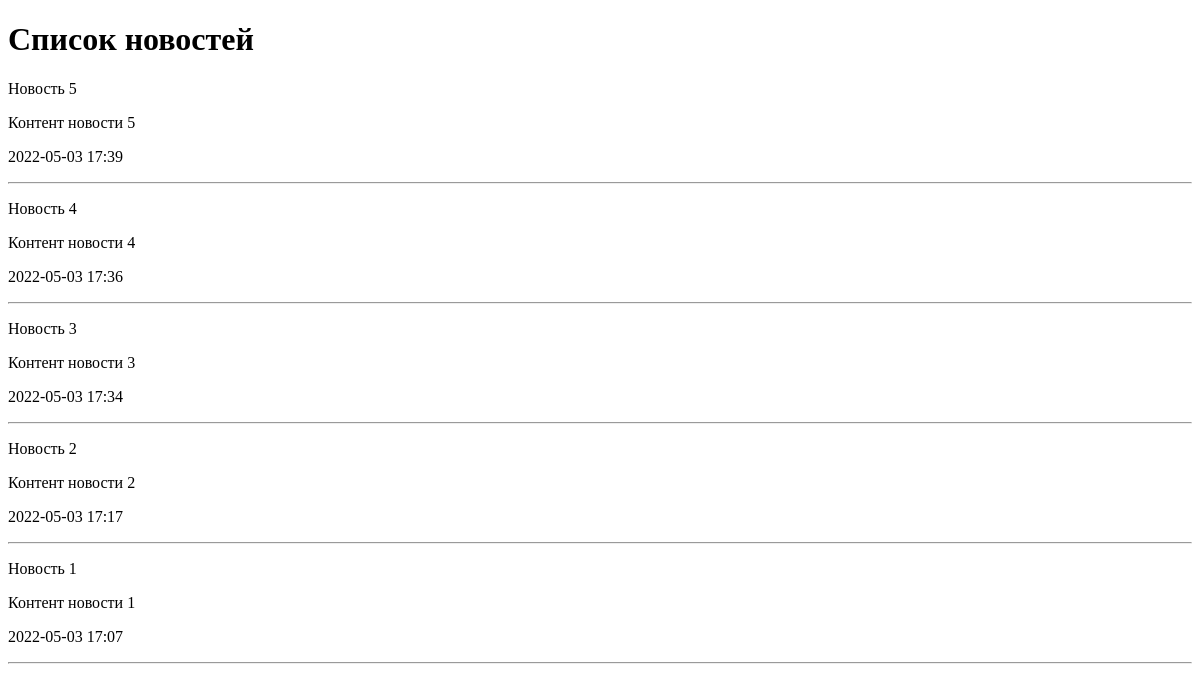
/, run on an earlier commit of the app's database.
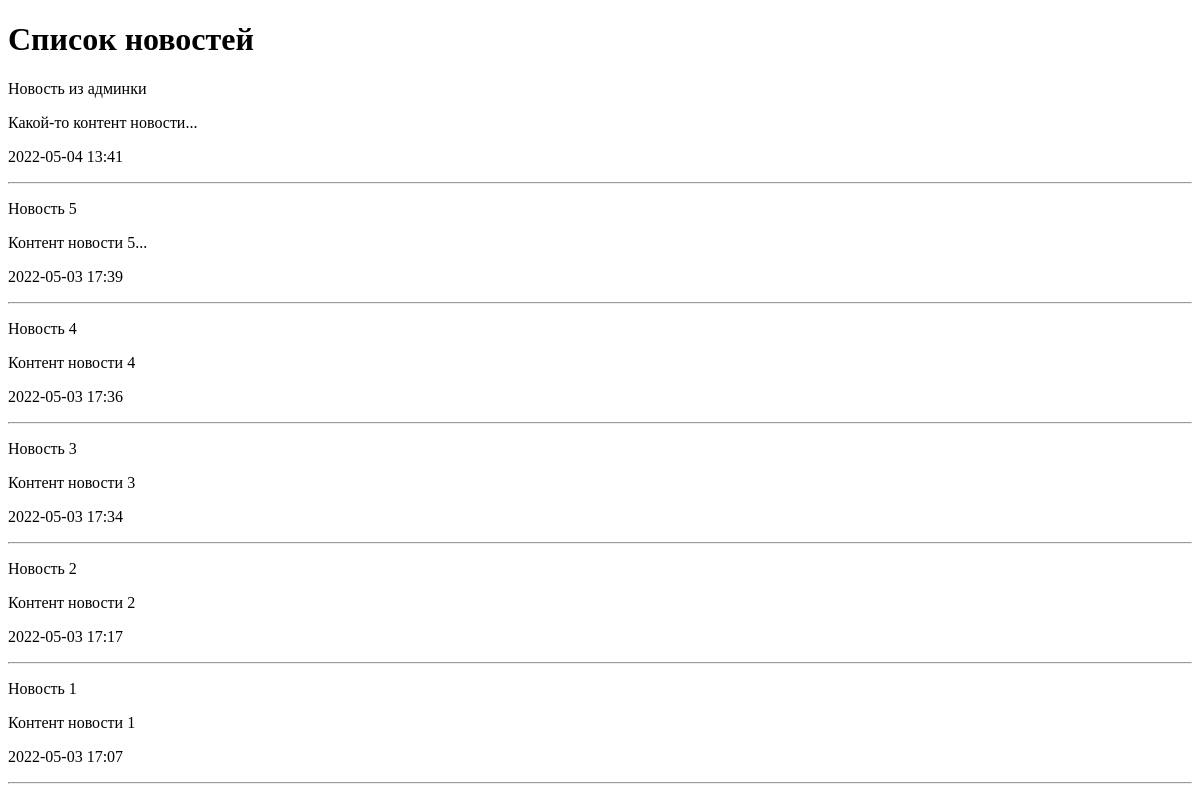
And on a later commit of the database.
### news/models.py (models this page shows, shortened)
class News(models.Model):
    title = models.CharField(max_length=150, verbose_name='Наименование')
    content = models.TextField(blank=True, verbose_name='Контент')
    created_at = models.DateTimeField(auto_now_add=True, verbose_name='Дата публикации')
    updated_at = models.DateTimeField(auto_now=True, verbose_name='Обновлено')
    photo = models.ImageField(upload_to='photos/%Y/%m/%d/', verbose_name='Фото', blank=True)
    is_published = models.BooleanField(default=True, verbose_name='Опубликовано')
    category = models.ForeignKey('Category', on_delete=models.PROTECT, null=True, verbose_name='Категория')
    class Meta:
        verbose_name = 'Новость'
        verbose_name_plural = 'Новости'
        ordering = ['-created_at']

### news/views.py (the view)
# urls.py: path('', index, name='home'),
def index(request):
    news = News.objects.all()
    categories = Category.objects.all()
    context = {
        'news': news,
        'title': 'Список новостей',
        'categories': categories,
    }
    return render(request, 'news/index.html', context)

### news/templates/news/index.html (shortened to what this page needs)
<!DOCTYPE html>
<html lang="en">
<head>
</head>
<body>
<h1> {{ title }} </h1>
{% for item in news %}
    <div>
        <p>
            {{ item.title }}
        </p>
        <p>
            {{ item.content }}
        </p>
        <p>
            {{ item.created_at|date:"Y-m-d H:i" }}
        </p>
        <hr>
    </div>
{% endfor %}
</body>
</html>

What changed in the data, as far as the page shows it:
added News: title "Новость из админки", content "Какой-то контент новости...", created_at "2022-05-04 13:41"
changed News "Новость 5": content "Контент новости 5" → "Контент новости 5..."
